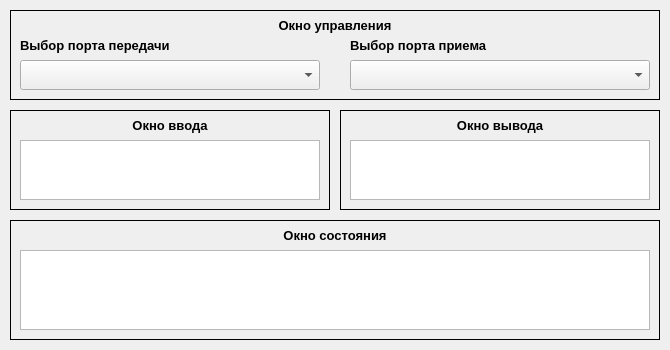
<?xml version="1.0" encoding="UTF-8"?>
<ui version="4.0">
 <class>MainWindow</class>
 <widget class="QMainWindow" name="MainWindow">
  <property name="geometry">
   <rect>
    <x>0</x>
    <y>0</y>
    <width>670</width>
    <height>350</height>
   </rect>
  </property>
  <property name="windowTitle">
   <string>MainWindow</string>
  </property>
  <widget class="QWidget" name="centralwidget">
   <widget class="QLabel" name="inputWindowLabel">
    <property name="geometry">
     <rect>
      <x>20</x>
      <y>110</y>
      <width>300</width>
      <height>30</height>
     </rect>
    </property>
    <property name="font">
     <font>
      <pointsize>10</pointsize>
      <bold>true</bold>
     </font>
    </property>
    <property name="text">
     <string>Окно ввода</string>
    </property>
    <property name="alignment">
     <set>Qt::AlignmentFlag::AlignCenter</set>
    </property>
   </widget>
   <widget class="QLabel" name="outputWindowLabel">
    <property name="geometry">
     <rect>
      <x>350</x>
      <y>110</y>
      <width>300</width>
      <height>30</height>
     </rect>
    </property>
    <property name="font">
     <font>
      <pointsize>10</pointsize>
      <italic>false</italic>
      <bold>true</bold>
     </font>
    </property>
    <property name="text">
     <string>Окно вывода</string>
    </property>
    <property name="alignment">
     <set>Qt::AlignmentFlag::AlignCenter</set>
    </property>
   </widget>
   <widget class="QComboBox" name="senderComboBox">
    <property name="geometry">
     <rect>
      <x>20</x>
      <y>60</y>
      <width>300</width>
      <height>30</height>
     </rect>
    </property>
    <property name="font">
     <font>
      <pointsize>10</pointsize>
      <bold>true</bold>
     </font>
    </property>
   </widget>
   <widget class="QComboBox" name="receiverComboBox">
    <property name="geometry">
     <rect>
      <x>350</x>
      <y>60</y>
      <width>300</width>
      <height>30</height>
     </rect>
    </property>
    <property name="font">
     <font>
      <pointsize>10</pointsize>
      <bold>true</bold>
     </font>
    </property>
   </widget>
   <widget class="QTextEdit" name="outputWindowLine">
    <property name="geometry">
     <rect>
      <x>350</x>
      <y>140</y>
      <width>300</width>
      <height>60</height>
     </rect>
    </property>
    <property name="font">
     <font>
      <pointsize>10</pointsize>
      <bold>true</bold>
     </font>
    </property>
    <property name="readOnly">
     <bool>true</bool>
    </property>
   </widget>
   <widget class="QLabel" name="senderSelectLabel">
    <property name="geometry">
     <rect>
      <x>20</x>
      <y>30</y>
      <width>300</width>
      <height>30</height>
     </rect>
    </property>
    <property name="font">
     <font>
      <pointsize>10</pointsize>
      <bold>true</bold>
     </font>
    </property>
    <property name="text">
     <string>Выбор порта передачи</string>
    </property>
   </widget>
   <widget class="QLabel" name="receiverSelectLabel">
    <property name="geometry">
     <rect>
      <x>350</x>
      <y>30</y>
      <width>300</width>
      <height>30</height>
     </rect>
    </property>
    <property name="font">
     <font>
      <pointsize>10</pointsize>
      <bold>true</bold>
     </font>
    </property>
    <property name="text">
     <string>Выбор порта приема</string>
    </property>
   </widget>
   <widget class="QLabel" name="controlWindowLabel">
    <property name="geometry">
     <rect>
      <x>20</x>
      <y>10</y>
      <width>630</width>
      <height>30</height>
     </rect>
    </property>
    <property name="font">
     <font>
      <pointsize>10</pointsize>
      <bold>true</bold>
     </font>
    </property>
    <property name="layoutDirection">
     <enum>Qt::LayoutDirection::LeftToRight</enum>
    </property>
    <property name="text">
     <string>Окно управления</string>
    </property>
    <property name="alignment">
     <set>Qt::AlignmentFlag::AlignCenter</set>
    </property>
   </widget>
   <widget class="QLabel" name="controlWindowFrame">
    <property name="geometry">
     <rect>
      <x>10</x>
      <y>10</y>
      <width>650</width>
      <height>90</height>
     </rect>
    </property>
    <property name="frameShape">
     <enum>QFrame::Shape::Box</enum>
    </property>
    <property name="text">
     <string/>
    </property>
   </widget>
   <widget class="QLabel" name="inputWindowFrame">
    <property name="geometry">
     <rect>
      <x>10</x>
      <y>110</y>
      <width>320</width>
      <height>100</height>
     </rect>
    </property>
    <property name="frameShape">
     <enum>QFrame::Shape::Box</enum>
    </property>
    <property name="text">
     <string/>
    </property>
   </widget>
   <widget class="QLabel" name="outputWindowFrame">
    <property name="geometry">
     <rect>
      <x>340</x>
      <y>110</y>
      <width>320</width>
      <height>100</height>
     </rect>
    </property>
    <property name="frameShape">
     <enum>QFrame::Shape::Box</enum>
    </property>
    <property name="text">
     <string/>
    </property>
   </widget>
   <widget class="QLabel" name="statusWindowLabel">
    <property name="geometry">
     <rect>
      <x>20</x>
      <y>220</y>
      <width>630</width>
      <height>30</height>
     </rect>
    </property>
    <property name="font">
     <font>
      <pointsize>10</pointsize>
      <bold>true</bold>
     </font>
    </property>
    <property name="text">
     <string>Окно состояния</string>
    </property>
    <property name="alignment">
     <set>Qt::AlignmentFlag::AlignCenter</set>
    </property>
   </widget>
   <widget class="QLabel" name="statusWindowFrame">
    <property name="geometry">
     <rect>
      <x>10</x>
      <y>220</y>
      <width>650</width>
      <height>120</height>
     </rect>
    </property>
    <property name="frameShape">
     <enum>QFrame::Shape::Box</enum>
    </property>
    <property name="text">
     <string/>
    </property>
   </widget>
   <widget class="QTextEdit" name="inputWindowLine">
    <property name="geometry">
     <rect>
      <x>20</x>
      <y>140</y>
      <width>300</width>
      <height>60</height>
     </rect>
    </property>
    <property name="font">
     <font>
      <pointsize>10</pointsize>
      <bold>true</bold>
     </font>
    </property>
   </widget>
   <widget class="QTextEdit" name="statusWindowLine">
    <property name="geometry">
     <rect>
      <x>20</x>
      <y>250</y>
      <width>630</width>
      <height>80</height>
     </rect>
    </property>
    <property name="font">
     <font>
      <pointsize>10</pointsize>
      <bold>true</bold>
     </font>
    </property>
    <property name="readOnly">
     <bool>true</bool>
    </property>
   </widget>
   <zorder>inputWindowLabel</zorder>
   <zorder>outputWindowLabel</zorder>
   <zorder>senderSelectLabel</zorder>
   <zorder>receiverSelectLabel</zorder>
   <zorder>controlWindowLabel</zorder>
   <zorder>controlWindowFrame</zorder>
   <zorder>inputWindowFrame</zorder>
   <zorder>outputWindowFrame</zorder>
   <zorder>statusWindowLabel</zorder>
   <zorder>statusWindowFrame</zorder>
   <zorder>senderComboBox</zorder>
   <zorder>receiverComboBox</zorder>
   <zorder>outputWindowLine</zorder>
   <zorder>inputWindowLine</zorder>
   <zorder>statusWindowLine</zorder>
  </widget>
 </widget>
 <resources/>
 <connections/>
</ui>
